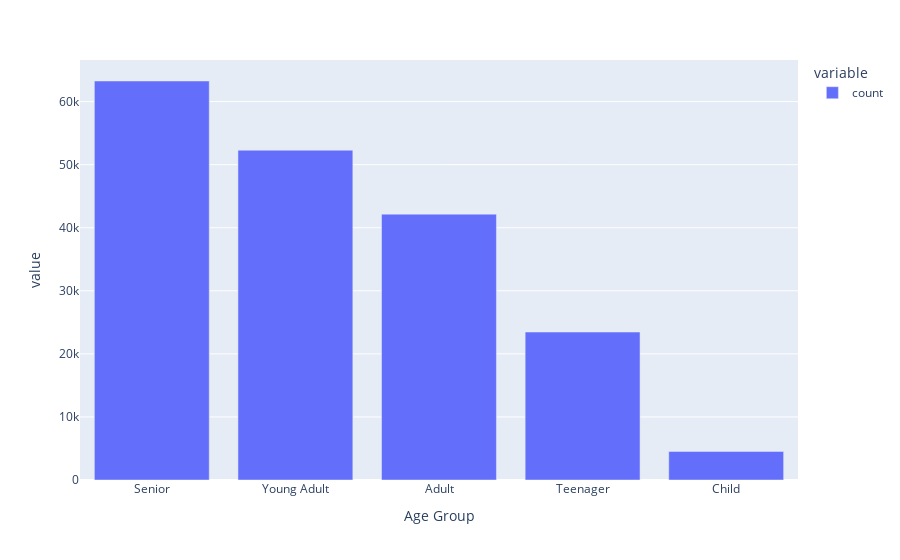

The notebook cell this image was saved under:
### Code cell
px.bar(data['Age Group'].value_counts())

### Figure 1 — Plotly figure (JSON) as saved in the notebook; plotly's stock layout.template omitted (floating-point values rounded to 4 significant figures)
{"data": [{"hovertemplate": "variable=count<br>Age Group=%{x}<br>value=%{y}<extra></extra>", "legendgroup": "count", "marker": {"color": "#636efa", "pattern": {"shape": ""}}, "name": "count", "orientation": "v", "showlegend": true, "textposition": "auto", "type": "bar", "x": ["Senior", "Young Adult", "Adult", "Teenager", "Child"], "xaxis": "x", "y": [63269, 52299, 42157, 23462, 4528], "yaxis": "y"}], "layout": {"barmode": "relative", "legend": {"title": {"text": "variable"}, "tracegroupgap": 0}, "margin": {"t": 60}, "xaxis": {"anchor": "y", "domain": [0, 1], "title": {"text": "Age Group"}}, "yaxis": {"anchor": "x", "domain": [0, 1], "title": {"text": "value"}}}}
